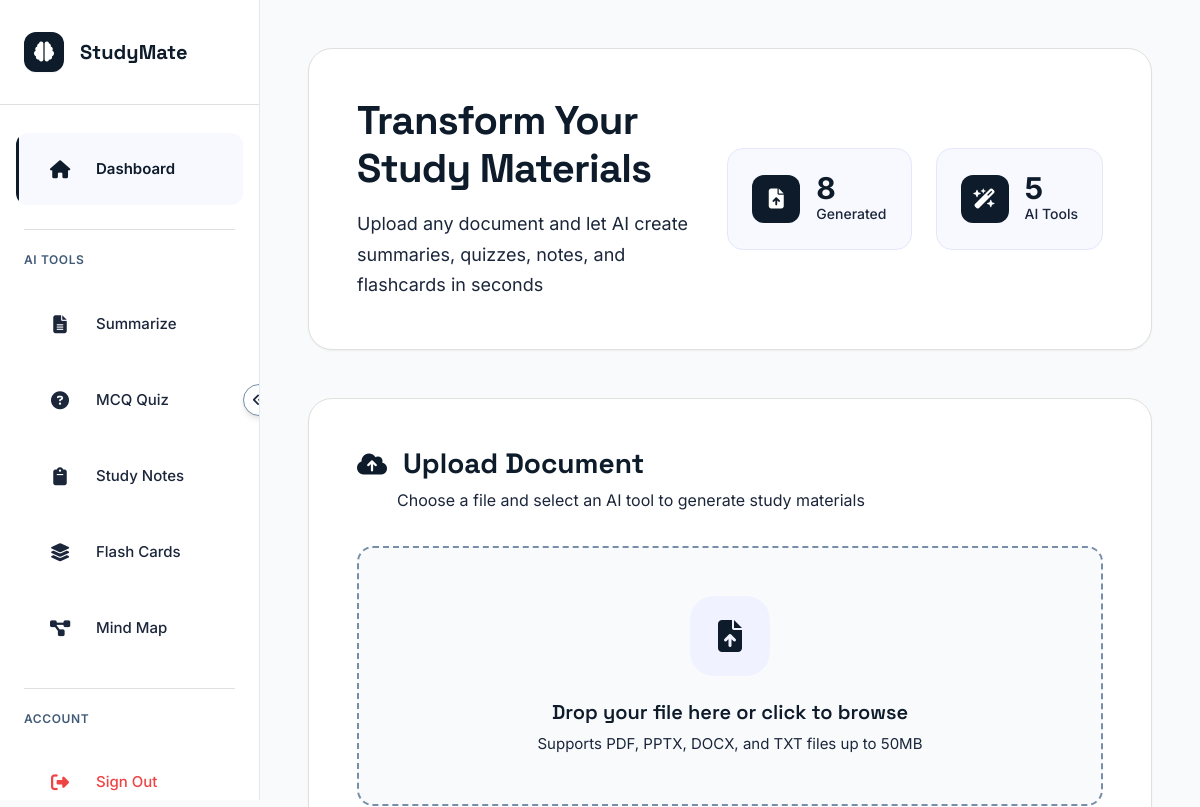
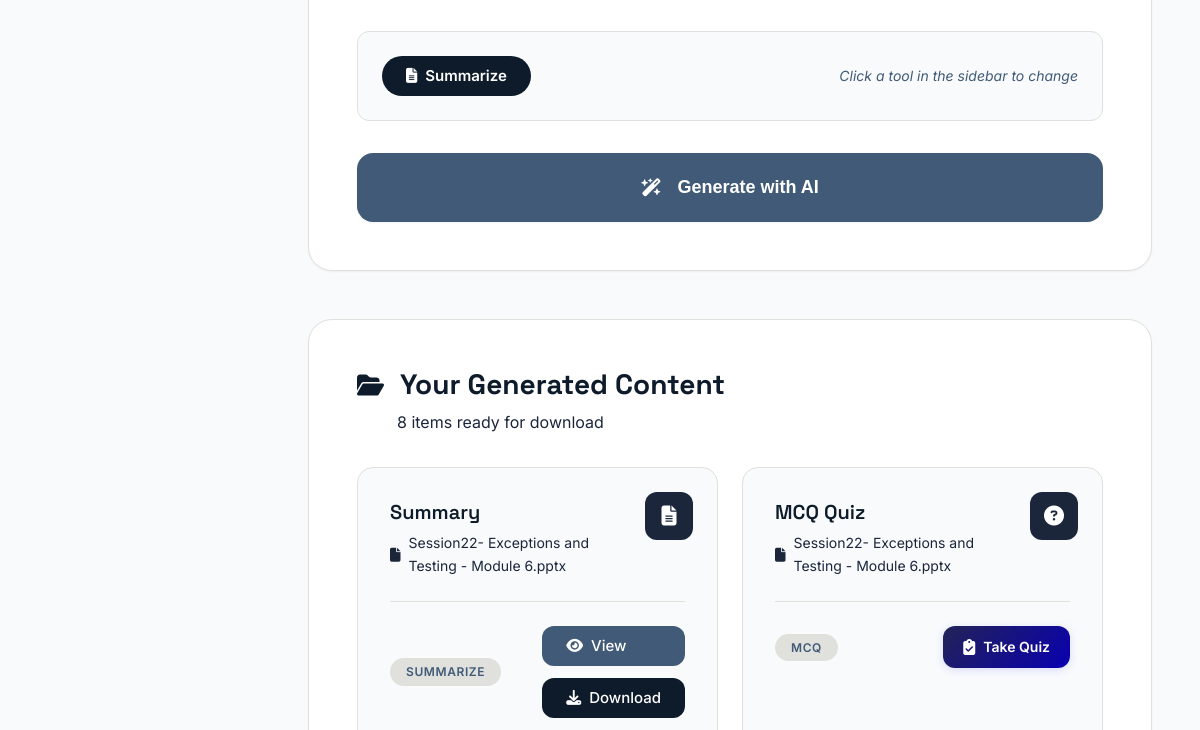
/dashboard (signed in, upper part), run on an earlier commit of the app's database (2 pictures, top to bottom).
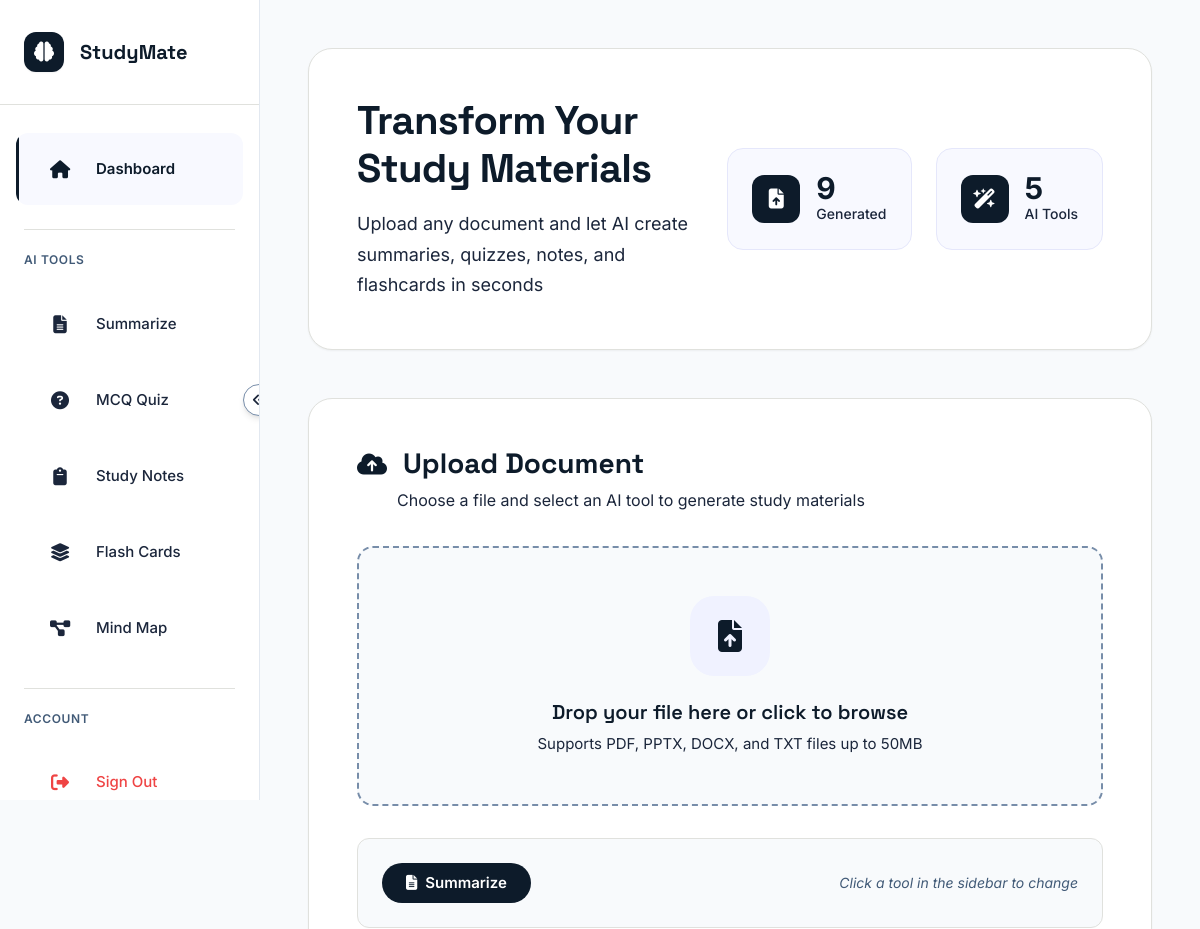
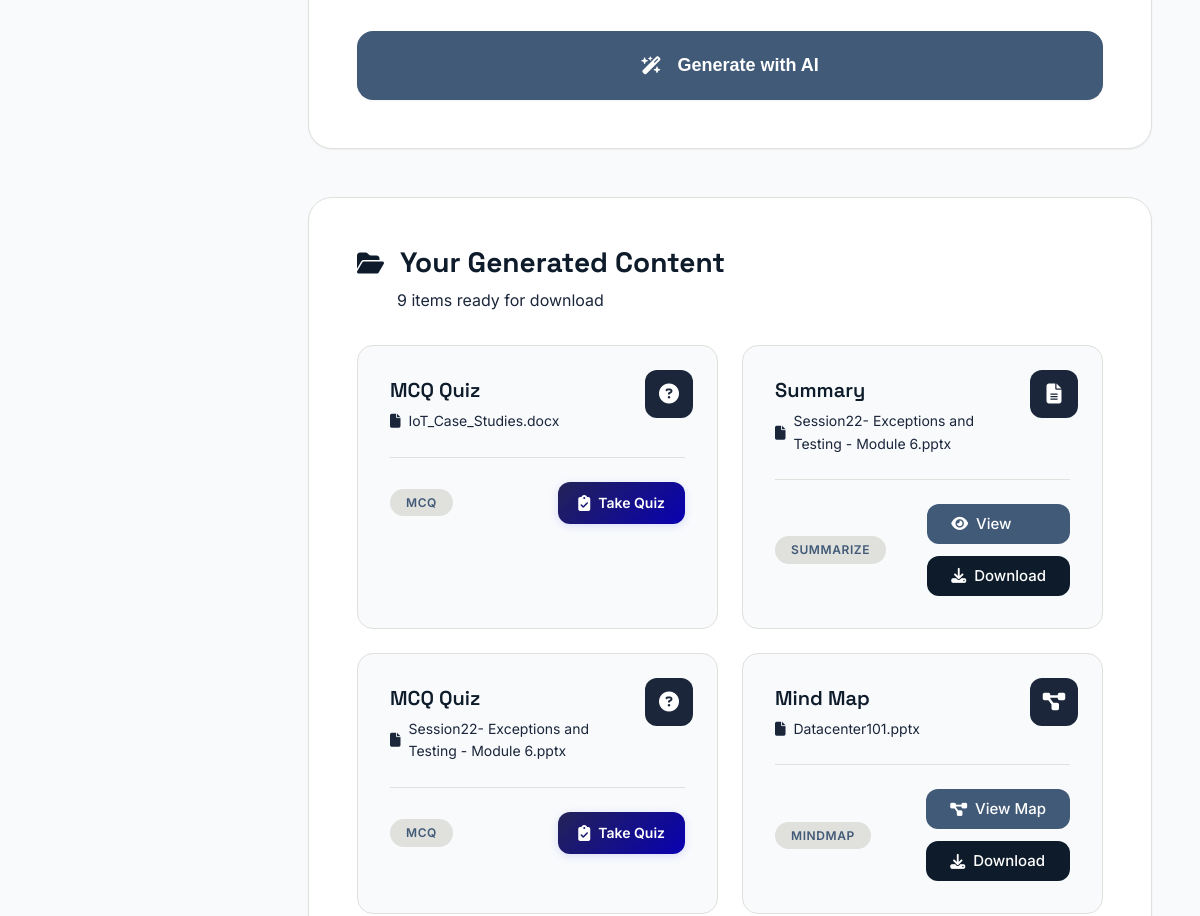
And on a later commit of the database (2 pictures, top to bottom).
### tables this page shows
CREATE TABLE jobs(
        id INTEGER PRIMARY KEY AUTOINCREMENT,
        user_id INTEGER,
        title TEXT,
        s3_input_key TEXT,
        s3_output_key TEXT,
        kind TEXT
    );

### app.py (the view)
@app.route("/dashboard")
def dashboard():
    if "user_id" not in session:
        return redirect(url_for("signin"))
    db = get_db()
    items = db.execute(
        "SELECT id,title,kind,s3_output_key,s3_input_key FROM jobs WHERE user_id=? ORDER BY id DESC",
        (session["user_id"],)
    ).fetchall()
    items_with_filenames = []
    for item in items:
        original_filename = item[4].split('/')[-1] if item[4] else "Unknown File"
        items_with_filenames.append({
            'id': item[0],
            'title': item[1],
            'kind': item[2],
            's3_output_key': item[3],
            'original_filename': original_filename
        })
    return render_template("dashboard.html", title="Dashboard", items=items_with_filenames)

### app.py (called while the page is built)
def get_db():
    conn = sqlite3.connect("studymate.db")
    conn.execute("""CREATE TABLE IF NOT EXISTS users(
        id INTEGER PRIMARY KEY AUTOINCREMENT,
        email TEXT UNIQUE,
        password_hash TEXT
    )""")
    conn.execute("""CREATE TABLE IF NOT EXISTS jobs(
        id INTEGER PRIMARY KEY AUTOINCREMENT,
        user_id INTEGER,
        title TEXT,
        s3_input_key TEXT,
        s3_output_key TEXT,
        kind TEXT
    )""")
    return conn

### templates/dashboard.html (shortened to what the changed rows need)
{% extends "base.html" %}
{% block content %}
<div class="dashboard-container">
    <div class="hero-section">
        <div class="hero-content">
            <h1 class="hero-title">Transform Your Study Materials</h1>
        </div>
        <div class="hero-stats">
            <div class="stat-item">
                <div class="stat-content">
                    <div class="stat-number">{{ items|length }}</div>
                    <div class="stat-label">Generated</div>
                </div>
            </div>
        </div>
    </div>
    <div class="upload-section">
        <div class="section-header">
            <div class="section-title">
                <h2>Upload Document</h2>
            </div>
        </div>
    </div>
    <div class="outputs-section">
        <div class="section-header">
            <div class="section-title">
                <i class="fas fa-folder-open"></i>
                <h2>Your Generated Content</h2>
            </div>
            {% if items %}
            <p class="section-subtitle">{{ items|length }} item{% if items|length != 1 %}s{% endif %} ready for download</p>
            {% endif %}
        </div>
        {% if items %}
            <div class="outputs-grid">
                {% for item in items %}
                <div class="output-card">
                    <div class="output-type-badge badge-{{ item.kind }}">
                        {% if item.kind == 'summarize' %}
                            <i class="fas fa-file-lines"></i>
                        {% elif item.kind == 'mcq' %}
                            <i class="fas fa-circle-question"></i>
                        {% elif item.kind == 'flashcards' %}
                            <i class="fas fa-layer-group"></i>
                        {% elif item.kind == 'mindmap' %}
                            <i class="fas fa-diagram-project"></i>
                        {% else %}
                            <i class="fas fa-clipboard"></i>
                        {% endif %}
                    </div>
                    <div class="output-header">
                        <h4>{{ item.title }}</h4>
                        <div class="output-meta">
                            <span class="output-filename">
                                <i class="fas fa-file"></i>
                                {{ item.original_filename }}
                            </span>
                        </div>
                    </div>
                    <div class="output-footer">
                        <span class="output-type-label">{{ item.kind.title() }}</span>
                        <div class="output-actions">
                            {% if item.kind == 'mcq' %}
                            <a href="{{ url_for('view_quiz', job_id=item.id) }}" class="btn-quiz-test">
                                <i class="fas fa-clipboard-check"></i>
                                <span>Take Quiz</span>
                            </a>
                            {% elif item.kind == 'flashcards' %}
                            <a href="{{ url_for('view_flashcards', job_id=item.id) }}" class="btn-practice">
                                <i class="fas fa-play"></i>
                                <span>Practice</span>
                            </a>
                            {% elif item.kind == 'mindmap' %}
                            <a href="{{ url_for('view_mindmap', job_id=item.id) }}" class="btn-mindmap">
                                <i class="fas fa-diagram-project"></i>
                                <span>View Map</span>
                            </a>
                            {% elif item.kind in ['summarize', 'notes'] %}
                            <a href="{{ url_for('view_pdf', job_id=item.id) }}" class="btn-view">
                                <i class="fas fa-eye"></i>
                                <span>View</span>
                            </a>
                            {% endif %}
                            {% if item.kind != 'mcq' %}
                            <a href="{{ url_for('download', job_id=item.id) }}" class="btn-download">
                                <i class="fas fa-download"></i>
                                <span>Download</span>
                            </a>
                            {% endif %}
                        </div>
                    </div>
                </div>
                {% endfor %}
            </div>
        {% endif %}
    </div>
</div>
{% endblock %}

What changed in the data, as far as the page shows it:
added jobs: title "MCQ Quiz", original_filename "IoT_Case_Studies.docx", kind "MCQ"
now on this page (row unchanged): jobs: title "Mind Map", original_filename "Datacenter101.pptx", kind "MINDMAP"
Also different on the page:
{{ items|length }}: "8" → "9"
